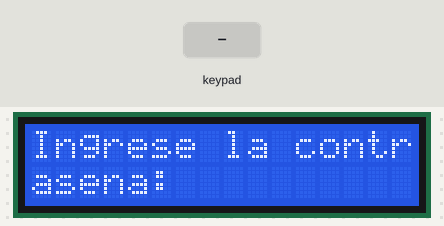
A program run on a simulated ESP32 board running MicroPython. Parts: 16×2 character LCD. Wiring (from the project's diagram.json): servo on GPIO 15. The test bench sets the inputs (shaded band). Library files of the repository ran but are not shown: lcd_api.py, i2c_lcd.py; what the program prints to the serial console is not drawn.

Above: at 4.0 s.
4.1 s: keypad keys 1 2 # pressed 0.4 s apart
At 5.5 s:
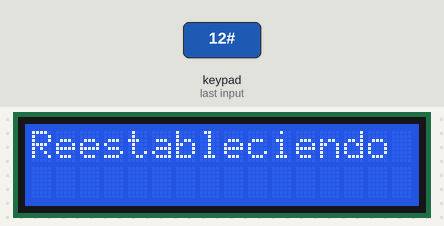
8.3 s: key 'D' pressed
At 9.9 s:
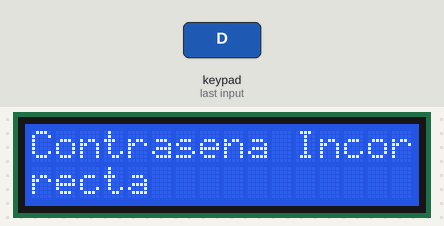
11.3 s: keypad keys 1 2 * pressed 0.4 s apart
At 13.2 s:
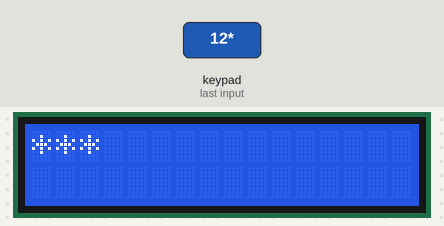
14.0 s: key 'A' pressed
At 14.7 s:
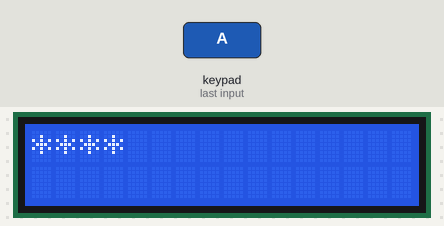
15.5 s: key 'B' pressed
At 15.8 s:
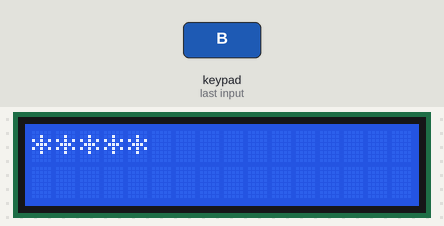
17.0 s: key 'C' pressed
At 18.1 s:
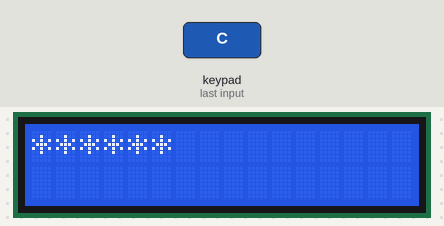
Timing chart, 0 to 19.5 s (numbered marks = the images above; inputs shaded):
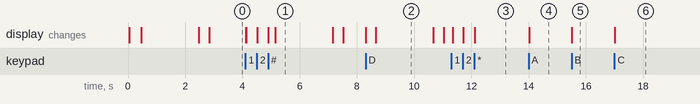

The program:

main.py
```python
from time import sleep  # Importa la biblioteca "time" para gestionar pausas de tiempo
from machine import Pin, SoftI2C, PWM # Importa las clases Pin, SoftI2C y PWM (Pulse Width Modulation - Modulación de Ancho de Pulso), desde el módulo machine, se utilizan para controlar pines GPIO, comunicación I2C, y movimiento del servomotor respectivamente.
from lcd_api import LcdApi  # Importa la clase "LcdApi" para el control de la pantalla LCD
from i2c_lcd import I2cLcd  # Importa la clase "I2cLcd" para la comunicación I2C con la pantalla LCD
from utime import sleep, sleep_ms  # Importa la biblioteca "utime" para gestionar el tiempo de manera más precisa
from hashlib import sha256 # Importar la función de resumen criptográfico SHA-256 (Secure Hash Algorithm 256 bits) desde el módulo hashlib en Python

# Configura el display LCD
I2C_ADDR = 0x27 # Configura la dirección I2C del dispositivo LCD
totalRows = 2 # Numero de filas del LCD
totalColumns = 16 # Numero de columnas LCD

i2c = SoftI2C (scl=Pin(22), sda= Pin(21), freq=10000) # Configura la comunicación I2C
lcd = I2cLcd (i2c, I2C_ADDR, totalRows, totalColumns)  # Crea un objeto "I2cLcd" para comunicarse con el display LCD

# Configura el servomotor
servo_pin = Pin(15)  # Configura el pin al que está conectado el servomotor
servo_motor = PWM(servo_pin, freq = 50)  # Crea un objeto PWM para controlar el servomotor, con frecuencia de 50 Hz equivalente a un periodo de 20 ms

# Función que controla el servomotor
def controller_servo_motor(angle):
    if angle == 180: # Movimiento del servo de 180°
        for i in range (4900, 8000): # Se configura la resolución de 16 bits para que el servo gire de 90° a 180°, con incremento
            servo_motor.duty_u16(i) # Se utiliza para establecer el ciclo de trabajo del PWM (Pulse Width Modulation) del servo motor en un valor específico representado por i. El ciclo de trabajo controla la posición del servo motor
            sleep_ms(1) # Tiempo de retardo entre cada paso
    if angle == 90: # Movimiento del servo de 90°
        for k in range (8000, 4900, -1): # Se configura la resolución de 16 bits para que el servo gire de 180° a 90°, con decremento
            servo_motor.duty_u16(k) # Se utiliza para establecer el ciclo de trabajo del PWM (Pulse Width Modulation) del servo motor en un valor específico representado por k. El ciclo de trabajo controla la posición del servo motor
            sleep_ms(1) # Tiempo de retardo entre cada paso

# Configura el teclado matricial
# Clase teclado
class Key:
    def __init__(self, name):
        self.name = name
        self.active = False

row_pins = [2,4,5,19] #Configura los pines de las filas del teclado matricial
col_pins = [12,27,26,25] # Configura los pines de las columnas del teclado matricial

# Definición de las teclas
keys = [
  [Key('1'), Key('2'), Key('3'), Key('A')],
  [Key('4'), Key('5'), Key('6'), Key('B')],
  [Key('7'), Key('8'), Key('9'), Key('C')],
  [Key('*'), Key('0'), Key('#'), Key('D')]
]

# Definición de los pines de las filas como salida
row_pins = [Pin(pin_num, mode=Pin.OUT) for pin_num in row_pins]

# Definición de los pines de las columnas de salida
col_pins = [Pin(pin_num, mode=Pin.IN, pull=Pin.PULL_DOWN) for pin_num in col_pins]

# Escaneo del teclado
def scan_keys():
    # Poniendo todas las filas en alto
    for row, row_pin in enumerate(row_pins):
        row_pin.on()

        # revisa cada columna para ver si se presiona la tecla
        # y establece la tecla "activa" en el teclado matricial
        for col, col_pin in enumerate(col_pins):
            keys[row][col].active = bool(col_pin.value())

        # Establece las filas en bajo
        row_pin.off()

# Inicializa un buffer para almacenar la contraseña ingresada
# rastreando la entrada del usuario
entered_password = ''

# Define la contraseña que debe ingresar el usuario
# Se crea una contraseña segura con SHA256, la contraseña es:'1234567890'
correct_hash = b'\xc7u\xe7\xb7W\xed\xe60\xcd\n\xa1\x11;\xd1\x02f\x1a\xb3\x88)\xcaR\xa6B*\xb7\x82\x86/&\x86F'

# Mensaje inicial o de bienvenida al sistema
def mensajeDeBienvenida():
    lcd.putstr('Bienvenido al sistema : ')
    sleep(2) # Temporizador de 2 segundos para el mensaje inicial o de bienvenida al sistema

# Mensaje de estado de reposo
def mansajeEstadoDeReposo():
    lcd.clear() # Limpia el displey LCD
    lcd.putstr('Ingrese la contrasena: ')

# Flag o marcador para limpiar LCD
count = 1
# Flag o marcador para distinguir cuando se ha entrado al Estado de Contraseña Correcta
count_1 = 0

# LLamado a la función mensajeDeBienvenida
mensajeDeBienvenida()

# LLamado a la funcion mansajeEstadoDeReposo
mansajeEstadoDeReposo()

while True:  # Inicia un bucle infinito para controlar el sistema

        scan_keys() # Escaneando el teclado
        for row in keys: # Iteración a través de las filas en la matriz keys. En este contexto, row representa una fila de teclas
            for key in row: # Iteración a través de las teclas individuales en la fila actual (representada por row). key representa una tecla en la fila
                if key.active: # Esto verifica si la tecla actual (key) está activa. El atributo active generalmente se establece en True si la tecla se ha presionado o está en un estado activo
                    if count : # Validación del flag o marcador que indica limpiar el display lcd
                        lcd.clear() # Limpia el display LCD
                        count = 0  # Pone el flag o marcador en 0, booleano False
                    if key.name is 'D': # Verifica si se preciona la tecla D, estado salir del modo ingreso de contraeña
                        lcd.clear() # Limpia el display LCD
                        if sha256(entered_password.encode()).digest() == correct_hash: # Comparar la clave ingresada por el usuario con la almacenada en el sistema en SHA-256
                            lcd.putstr('Contrasena Correcta') # Se muestra mensaje en displey LCD al usuario, Contraseña Correcta
                            controller_servo_motor(180) # Activación del servomotor que se mueve desde la posición de 90° a 180°
                            print('\nEstado de Contraseña Correcta') # Se muestra en consola Estado contraseña correcta
                            count_1 = 1
                        else:
                            lcd.putstr('Contrasena Incorrecta') # Se muestra mensaje en displey LCD al usuario, Contraseña Incorrecta
                            sleep(2) # Temporizador para el mensaje de Contraseña Incorrecta de 2 segundos
                            entered_password = '' # Se limpia el buffer o string que almacena la contraseña
                            mansajeEstadoDeReposo() # LLamado a la funcion mansajeEstadoDeReposo
                            print('\nEstado de Reposo') # Se muestra en consola Estado de Reposo
                            count = 1 # Pone el flag o marcador en 1, booleano True
                    elif key.name is '#':
                        lcd.clear() # Limpia el displey LCD
                        lcd.putstr('Reestableciendo')
                        print ('\nEstado de Reestablecer') # Se muestra en consola Estado de Reestablecer (Reestablecer la contraseña)
                        sleep(2) # Temporizador de 2 segundos para el mensaje Reestableciendo de 2 segundos
                        if count_1 == 1: # Indica que viene del Estado de Contraseña Correcta
                            controller_servo_motor(90) # Reestablecimiento de la posición inicial del servomotor que se mueve desde la posición de 90° a 180°
                            count_1 = 0 # Pone el flag o marcador en 0, booleano False
                        entered_password = '' # Se limpia el buffer o string que almacena la contraseña
                        mansajeEstadoDeReposo() # LLamado a la funcion mansajeEstadoDeReposo
                        print('\nEstado de Reposo') # Se muestra en consola Estado de Reposo
                        count = 1 # Pone el flag o marcador en 1, booleano True
                    else:
                        lcd.putstr('*')  # Muestra un asterisco en el displey LCD, como indicación de ingreso de un caracter para la contraseña por parte del usuario
                        print(key.name, end='') # Se muestra en consola los caracteres de la contraseña que ingresa el ususario
                        entered_password += key.name # String que almacena los caracteres que conforman la clave ingresada por el ususario
                    sleep(0.25) # Temporizdor de duracíón de la tecla oprimida (debounce button press )
```

Measured:
- after the input at 4.1 s, the display: first changes at once (image 1 shows a later state)
- after the input at 8.3 s, the display: first changes at once (image 2 shows a later state)
- after the input at 11.3 s, the display: first changes at once (image 3 shows a later state)
- after the input at 14.0 s, the display: changes at once (image 4)
- after the input at 15.5 s, the display: changes at once (image 5)
- after the input at 17.0 s, the display: changes at once (image 6)
- what the display in image 1 shows lasts 2.1 s, from 5.1 s to 7.2 s
